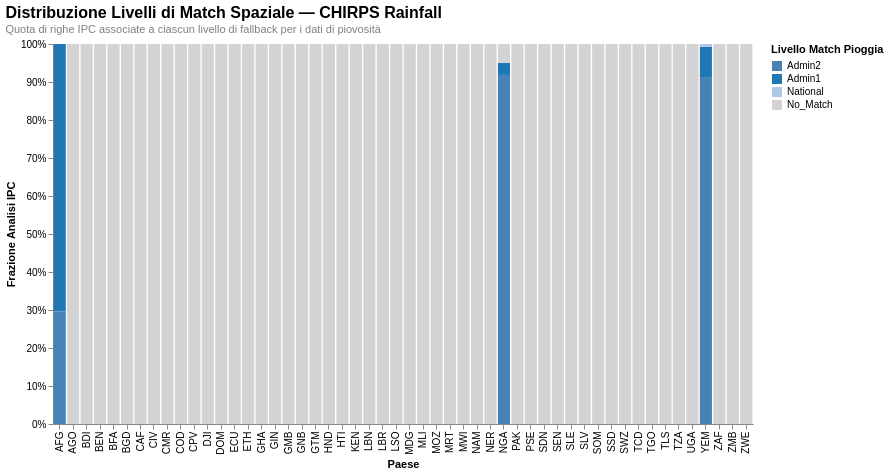

Write notebook code for a chart like this one.
### Code cell
# Distribuzione dei match spaziali per le piogge CHIRPS
plot_rain_match_distribution(df)

### Figure 1 — Vega-Lite specification as saved in the notebook (floating-point values rounded to 4 significant figures)
{"config": {"view": {"continuousWidth": 300, "continuousHeight": 300, "strokeWidth": 0}, "axis": {"grid": false}}, "data": {"name": "data-34483a68891bbd7f714486aa162e7d21"}, "mark": {"type": "bar"}, "encoding": {"color": {"field": "rain_match_level", "legend": {"title": "Livello Match Pioggia"}, "scale": {"domain": ["Admin2", "Admin1", "National", "No_Match"], "range": ["#4682b4", "#1f77b4", "#aec7e8", "#d3d3d3"]}, "type": "nominal"}, "order": {"field": "sort_index", "type": "quantitative"}, "tooltip": [{"field": "Country", "type": "nominal"}, {"field": "rain_match_level", "type": "nominal"}, {"field": "count", "type": "quantitative"}], "x": {"axis": {"labelAngle": -90}, "field": "Country", "sort": "ascending", "title": "Paese", "type": "nominal"}, "y": {"axis": {"format": "%"}, "field": "count", "stack": "normalize", "title": "Frazione Analisi IPC", "type": "quantitative"}}, "height": 380, "title": {"text": "Distribuzione Livelli di Match Spaziale — CHIRPS Rainfall", "anchor": "start", "fontSize": 16, "subtitle": "Quota di righe IPC associate a ciascun livello di fallback per i dati di piovosità", "subtitleColor": "gray", "subtitleFontSize": 11}, "width": 700, "$schema": "https://vega.github.io/schema/vega-lite/v6.1.0.json", "datasets": {"data-34483a68891bbd7f714486aa162e7d21": [{"Country": "AFG", "rain_match_level": "Admin1", "count": 930, "sort_index": 1}, {"Country": "AFG", "rain_match_level": "Admin2", "count": 391, "sort_index": 0}, {"Country": "AGO", "rain_match_level": "No_Match", "count": 80, "sort_index": 3}, {"Country": "BDI", "rain_match_level": "No_Match", "count": 264, "sort_index": 3}, {"Country": "BEN", "rain_match_level": "No_Match", "count": 1540, "sort_index": 3}, {"Country": "BFA", "rain_match_level": "No_Match", "count": 762, "sort_index": 3}, {"Country": "BGD", "rain_match_level": "No_Match", "count": 218, "sort_index": 3}, {"Country": "CAF", "rain_match_level": "No_Match", "count": 1761, "sort_index": 3}, {"Country": "CIV", "rain_match_level": "No_Match", "count": 726, "sort_index": 3}, {"Country": "CMR", "rain_match_level": "No_Match", "count": 1276, "sort_index": 3}, {"Country": "COD", "rain_match_level": "No_Match", "count": 3688, "sort_index": 3}, {"Country": "CPV", "rain_match_level": "No_Match", "count": 286, "sort_index": 3}, {"Country": "DJI", "rain_match_level": "No_Match", "count": 150, "sort_index": 3}, {"Country": "DOM", "rain_match_level": "No_Match", "count": 244, "sort_index": 3}, {"Country": "ECU", "rain_match_level": "No_Match", "count": 72, "sort_index": 3}, {"Country": "ETH", "rain_match_level": "No_Match", "count": 721, "sort_index": 3}, {"Country": "GHA", "rain_match_level": "No_Match", "count": 2384, "sort_index": 3}, {"Country": "GIN", "rain_match_level": "No_Match", "count": 538, "sort_index": 3}, {"Country": "GMB", "rain_match_level": "No_Match", "count": 136, "sort_index": 3}, {"Country": "GNB", "rain_match_level": "No_Match", "count": 180, "sort_index": 3}, {"Country": "GTM", "rain_match_level": "No_Match", "count": 470, "sort_index": 3}, {"Country": "HND", "rain_match_level": "No_Match", "count": 339, "sort_index": 3}, {"Country": "HTI", "rain_match_level": "No_Match", "count": 737, "sort_index": 3}, {"Country": "KEN", "rain_match_level": "No_Match", "count": 721, "sort_index": 3}, {"Country": "LBN", "rain_match_level": "No_Match", "count": 665, "sort_index": 3}, {"Country": "LBR", "rain_match_level": "No_Match", "count": 139, "sort_index": 3}, {"Country": "LSO", "rain_match_level": "No_Match", "count": 220, "sort_index": 3}, {"Country": "MDG", "rain_match_level": "No_Match", "count": 954, "sort_index": 3}, {"Country": "MLI", "rain_match_level": "No_Match", "count": 1139, "sort_index": 3}, {"Country": "MOZ", "rain_match_level": "No_Match", "count": 1526, "sort_index": 3}, {"Country": "MRT", "rain_match_level": "No_Match", "count": 992, "sort_index": 3}, {"Country": "MWI", "rain_match_level": "No_Match", "count": 737, "sort_index": 3}, {"Country": "NAM", "rain_match_level": "No_Match", "count": 280, "sort_index": 3}, {"Country": "NER", "rain_match_level": "No_Match", "count": 1614, "sort_index": 3}, {"Country": "NGA", "rain_match_level": "Admin1", "count": 499, "sort_index": 1}, {"Country": "NGA", "rain_match_level": "Admin2", "count": 14606, "sort_index": 0}, {"Country": "NGA", "rain_match_level": "No_Match", "count": 795, "sort_index": 3}, {"Country": "PAK", "rain_match_level": "No_Match", "count": 836, "sort_index": 3}, {"Country": "PSE", "rain_match_level": "No_Match", "count": 58, "sort_index": 3}, {"Country": "SDN", "rain_match_level": "No_Match", "count": 4792, "sort_index": 3}, {"Country": "SEN", "rain_match_level": "No_Match", "count": 996, "sort_index": 3}, {"Country": "SLE", "rain_match_level": "No_Match", "count": 344, "sort_index": 3}, {"Country": "SLV", "rain_match_level": "No_Match", "count": 106, "sort_index": 3}, {"Country": "SOM", "rain_match_level": "No_Match", "count": 10005, "sort_index": 3}, {"Country": "SSD", "rain_match_level": "No_Match", "count": 3631, "sort_index": 3}, {"Country": "SWZ", "rain_match_level": "No_Match", "count": 177, "sort_index": 3}, {"Country": "TCD", "rain_match_level": "No_Match", "count": 1566, "sort_index": 3}, {"Country": "TGO", "rain_match_level": "No_Match", "count": 670, "sort_index": 3}, {"Country": "TLS", "rain_match_level": "No_Match", "count": 56, "sort_index": 3}, {"Country": "TZA", "rain_match_level": "No_Match", "count": 270, "sort_index": 3}, {"Country": "UGA", "rain_match_level": "No_Match", "count": 442, "sort_index": 3}, {"Country": "YEM", "rain_match_level": "Admin1", "count": 304, "sort_index": 1}, {"Country": "YEM", "rain_match_level": "Admin2", "count": 3408, "sort_index": 0}, {"Country": "YEM", "rain_match_level": "National", "count": 29, "sort_index": 2}, {"Country": "ZAF", "rain_match_level": "No_Match", "count": 68, "sort_index": 3}, {"Country": "ZMB", "rain_match_level": "No_Match", "count": 1315, "sort_index": 3}, {"Country": "ZWE", "rain_match_level": "No_Match", "count": 360, "sort_index": 3}]}}
